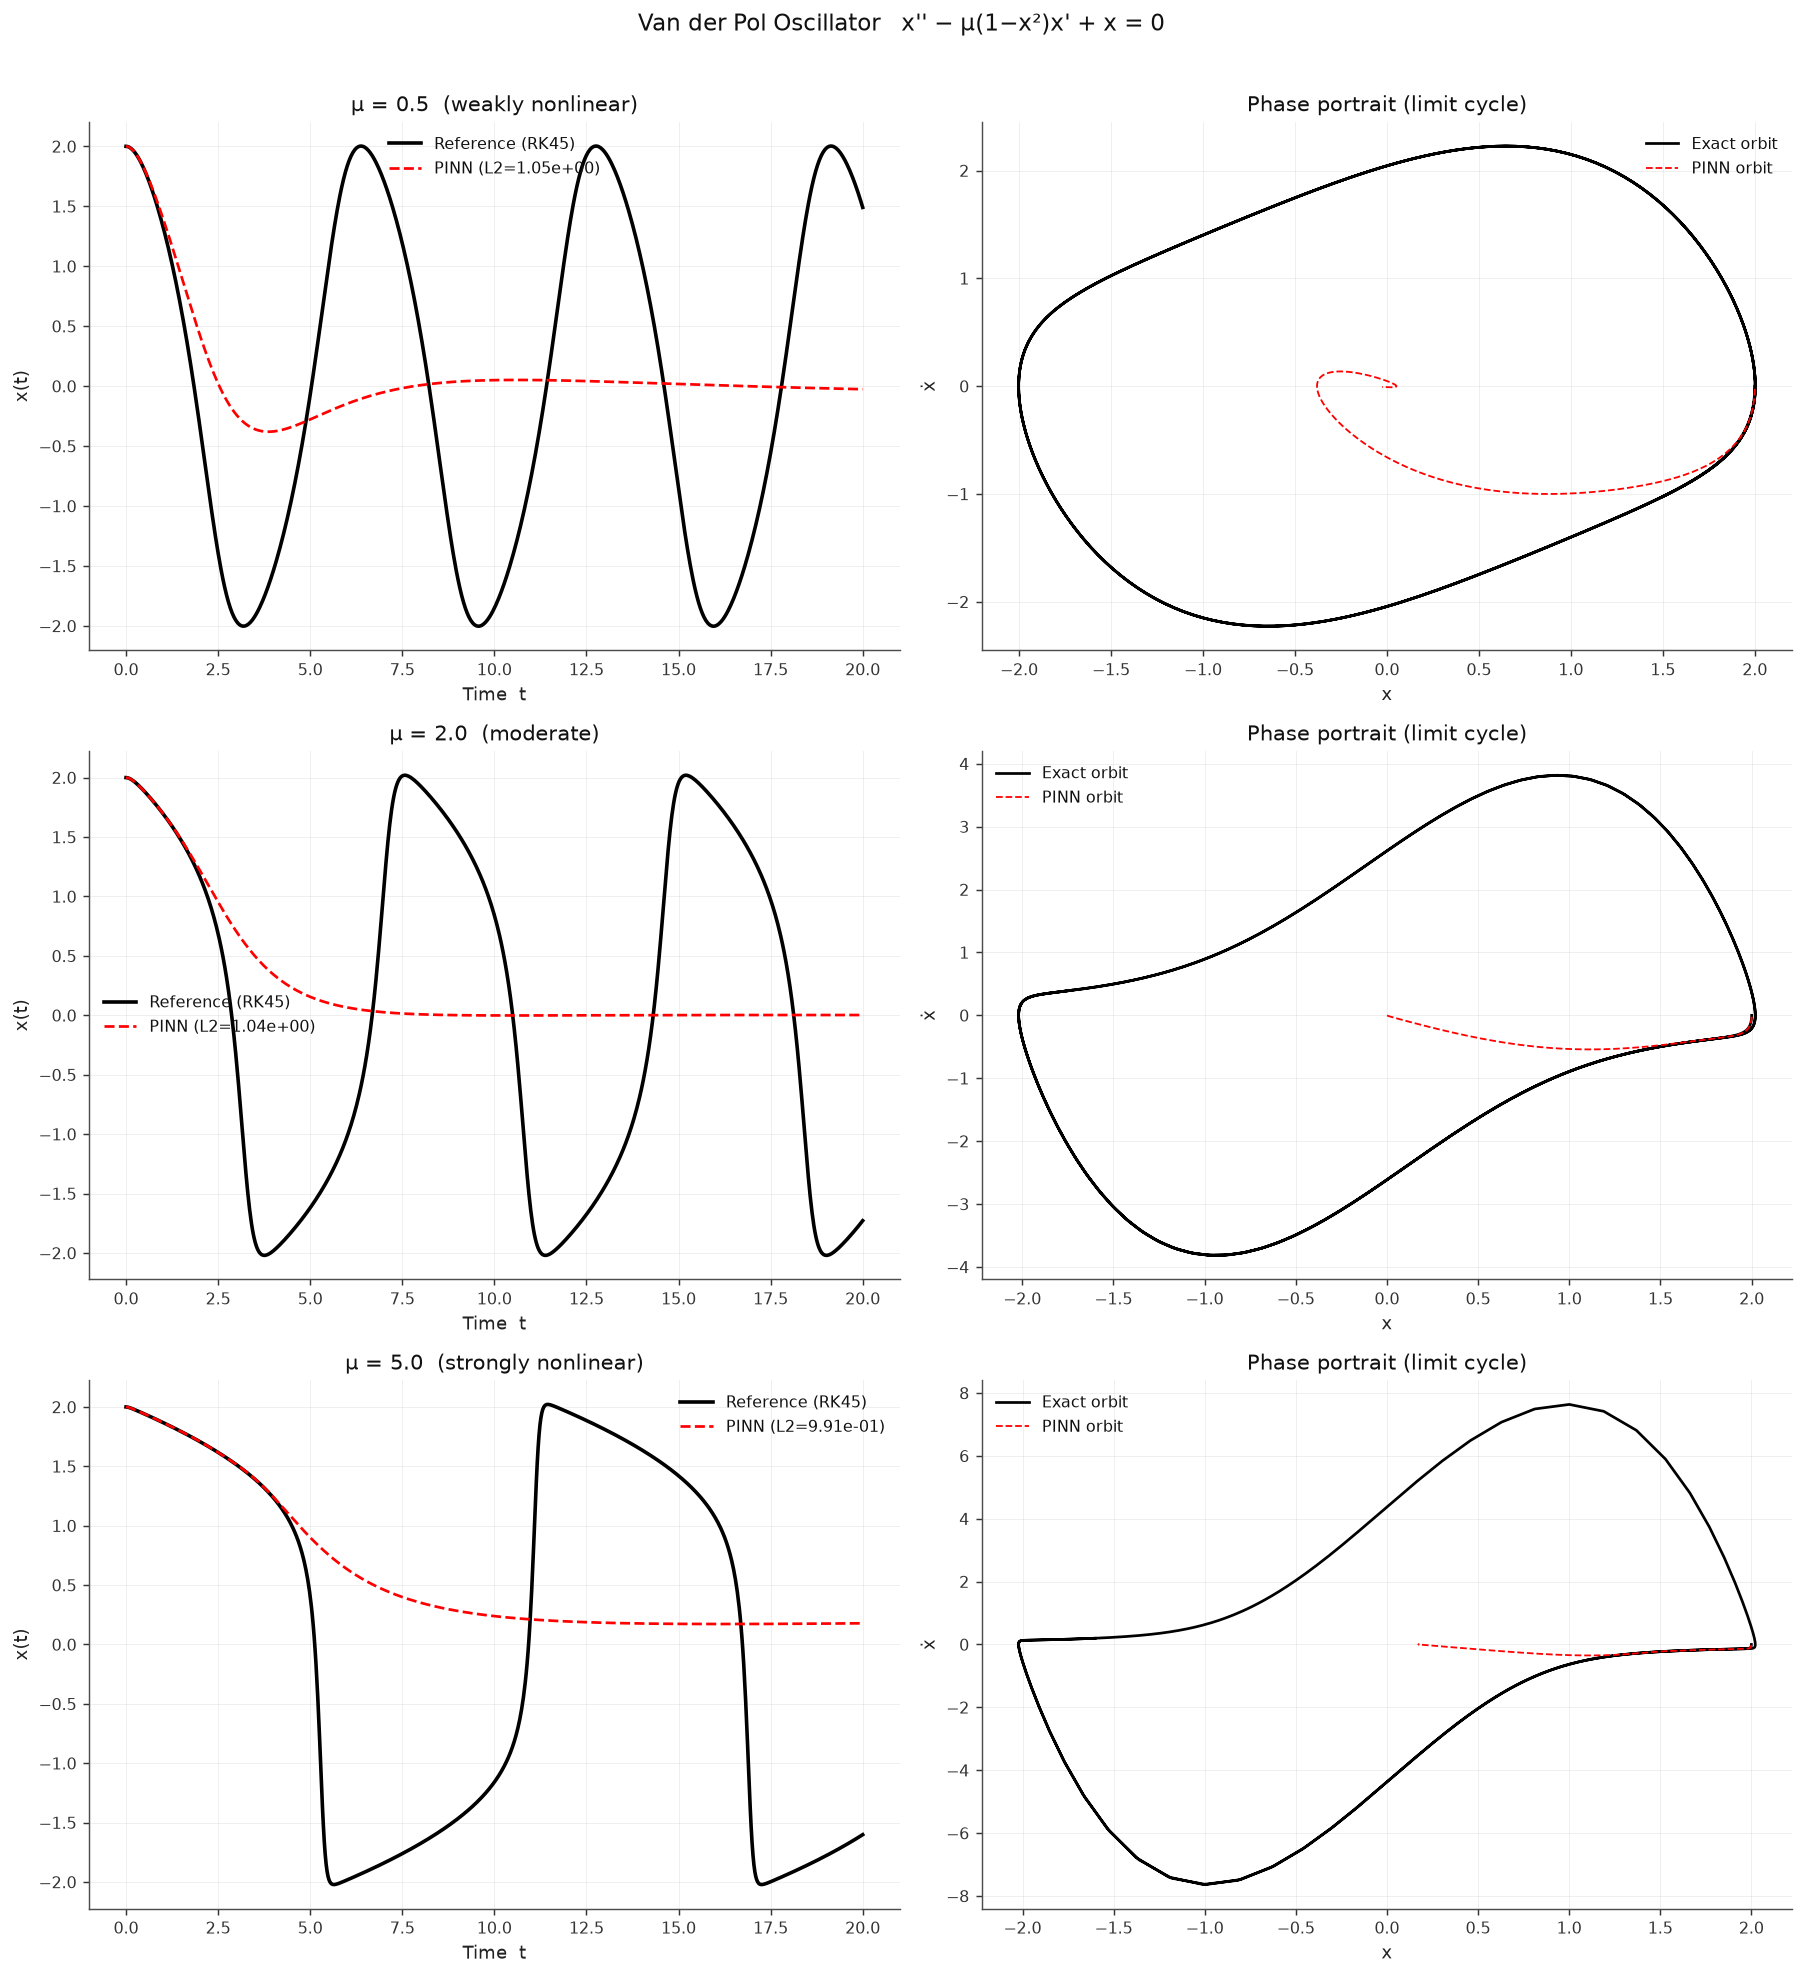

This figure's Python source:
"""08_van_der_pol.py — Van der Pol Oscillator.

Physics problem
---------------
A nonlinear oscillator with amplitude-dependent damping:

    x'' − μ(1 − x²)x' + x = 0,    t ∈ [0, T]
    x(0) = 2,  x'(0) = 0

The nonlinear term μ(1−x²) acts as:
  - Negative damping when |x| < 1  → pumps energy in
  - Positive damping when |x| > 1  → dissipates energy
This self-regulation drives the system to a stable limit cycle.

Three experiments controlled by μ (stiffness / nonlinearity):
  - μ = 0.5  →  weakly nonlinear, nearly sinusoidal
  - μ = 2.0  →  moderately nonlinear
  - μ = 5.0  →  strongly nonlinear (stiff), sharp pulse-like waveform

What this example shows
-----------------------
- Self-excited oscillation and limit cycles
- How μ shapes the waveform from sinusoidal to pulse-like
- Stiff ODEs are harder for PINNs — observe the L2 increase with μ

Tier 1 — Explorer.
"""

import torch
import torch.nn as nn
import numpy as np
from scipy.integrate import solve_ivp
import matplotlib
matplotlib.use("Agg")
import matplotlib.pyplot as plt
from pinneapple_tools.visualization.style import use_theme

use_theme("report")   # one theme for every figure of the library (#918)

T_END    = 20.0
N_COL    = 600
N_EPOCHS = 12_000

EXPERIMENTS = [
    {"mu": 0.5, "label": "μ = 0.5  (weakly nonlinear)"},
    {"mu": 2.0, "label": "μ = 2.0  (moderate)"},
    {"mu": 5.0, "label": "μ = 5.0  (strongly nonlinear)"},
]


def reference(mu: float):
    def rhs(t, z):
        x, xd = z
        return [xd, mu * (1 - x**2) * xd - x]
    sol = solve_ivp(rhs, [0, T_END], [2.0, 0.0],
                    method="RK45", dense_output=True,
                    rtol=1e-9, atol=1e-11)
    t = np.linspace(0, T_END, 800)
    z = sol.sol(t)
    return t, z[0], z[1]


def build_net():
    return nn.Sequential(
        nn.Linear(1, 128), nn.Tanh(),
        nn.Linear(128, 128), nn.Tanh(),
        nn.Linear(128, 128), nn.Tanh(),
        nn.Linear(128, 1),
    )


def train(mu: float):
    torch.manual_seed(9)
    net = build_net()
    opt = torch.optim.Adam(net.parameters(), lr=5e-4)
    sch = torch.optim.lr_scheduler.CosineAnnealingLR(opt, T_max=N_EPOCHS)

    t_col = torch.linspace(0, T_END, N_COL).unsqueeze(1)
    t0    = torch.zeros(1, 1)

    for _ in range(N_EPOCHS):
        opt.zero_grad()

        tc  = t_col.clone().requires_grad_(True)
        x   = net(tc)
        xd  = torch.autograd.grad(x.sum(), tc, create_graph=True)[0]
        xdd = torch.autograd.grad(xd.sum(), tc, create_graph=True)[0]
        res = xdd - mu * (1 - x**2) * xd + x
        loss_pde = res.pow(2).mean()

        t0g  = t0.clone().requires_grad_(True)
        x0   = net(t0g)
        dx0  = torch.autograd.grad(x0.sum(), t0g, create_graph=True)[0]
        loss_ic = (x0 - 2.0).pow(2) + dx0.pow(2)

        (loss_pde + 200 * loss_ic).backward()
        opt.step()
        sch.step()

    t_eval = np.linspace(0, T_END, 800, dtype=np.float32)
    with torch.no_grad():
        x_pred = net(torch.tensor(t_eval[:, None])).numpy().ravel()
    return t_eval, x_pred


def main():
    print("Van der Pol Oscillator — three μ experiments\n")
    fig, axes = plt.subplots(len(EXPERIMENTS), 2,
                             figsize=(14, 5 * len(EXPERIMENTS)))

    for row, cfg in zip(axes, EXPERIMENTS):
        mu = cfg["mu"]
        print(f"Training: {cfg['label']} ...")
        t_ref, x_ref, xd_ref = reference(mu)
        t_p, x_p              = train(mu)

        l2 = float(np.sqrt(((np.interp(t_p, t_ref, x_ref) - x_p)**2).mean()) /
                   (np.abs(x_ref).mean() + 1e-8))
        print(f"  → relative L2: {l2:.4e}")

        # Time series
        row[0].plot(t_ref, x_ref, "k-",  lw=2,   label="Reference (RK45)")
        row[0].plot(t_p,   x_p,   "r--", lw=1.5, label=f"PINN (L2={l2:.2e})")
        row[0].set_title(cfg["label"])
        row[0].set_xlabel("Time  t")
        row[0].set_ylabel("x(t)")
        row[0].legend(fontsize=9)
        row[0].grid(True, alpha=0.3)

        # Phase portrait (limit cycle)
        xd_p = np.gradient(x_p, t_p)
        row[1].plot(x_ref, xd_ref, "k-",  lw=1.5, label="Exact orbit")
        row[1].plot(x_p,   xd_p,   "r--", lw=1,   label="PINN orbit")
        row[1].set_title("Phase portrait (limit cycle)")
        row[1].set_xlabel("x")
        row[1].set_ylabel("ẋ")
        row[1].legend(fontsize=9)
        row[1].grid(True, alpha=0.3)

    plt.suptitle("Van der Pol Oscillator   x'' − μ(1−x²)x' + x = 0",
                 fontsize=13, y=1.01)
    plt.tight_layout()
    plt.savefig("08_van_der_pol.png", dpi=130)
    print("\nSaved 08_van_der_pol.png")


if __name__ == "__main__":
    main()
